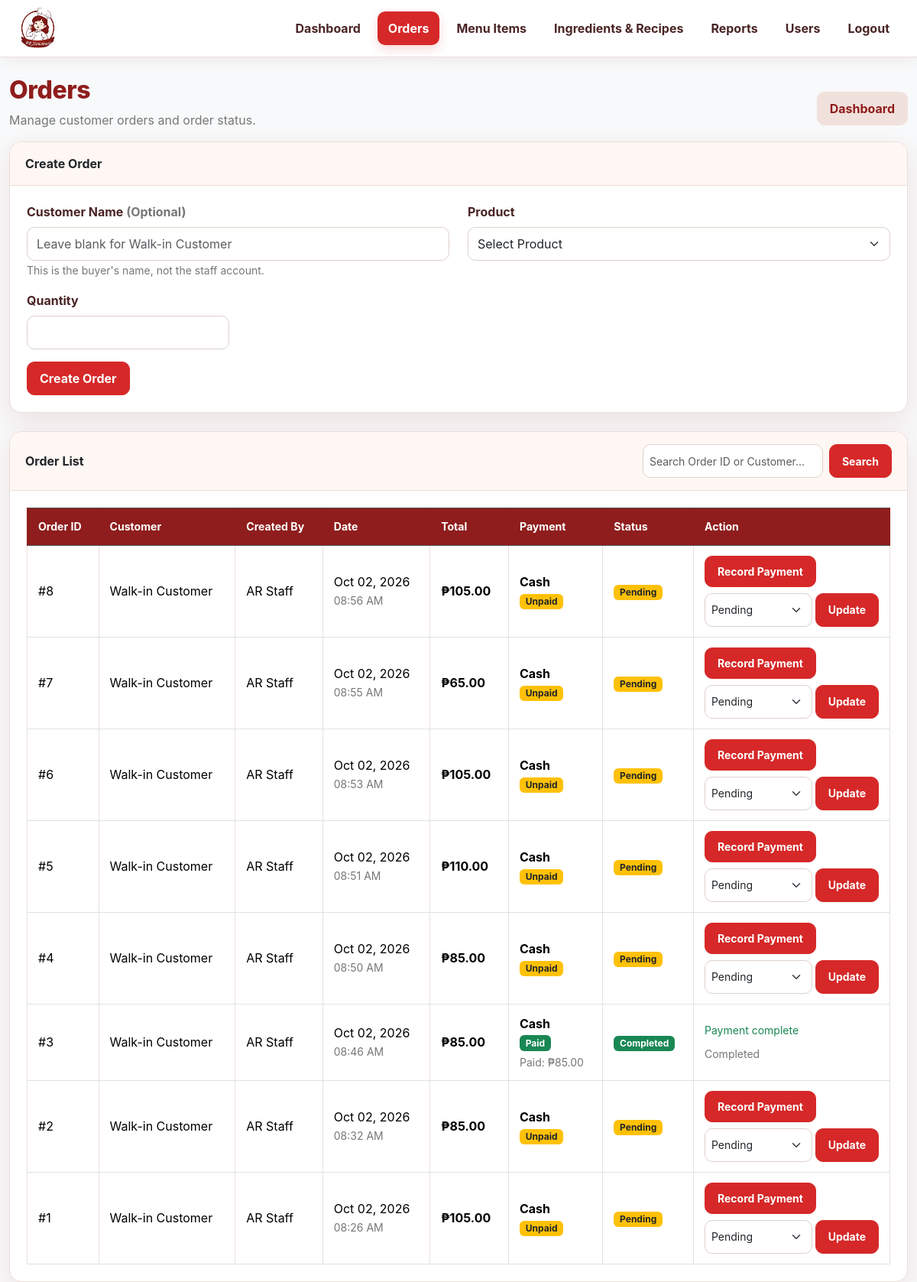
Screenshot of /orders.php (signed in) with the database file from the repository.
### tables this page shows
CREATE TABLE `orders` (
  `id` int(10) UNSIGNED NOT NULL,
  `user_id` int(10) UNSIGNED NOT NULL,
  `total_amount` decimal(10,2) NOT NULL DEFAULT 0.00,
  `status` enum('Pending','Preparing','Ready','Completed','Cancelled') NOT NULL DEFAULT 'Pending',
  `payment_method` varchar(50) NOT NULL DEFAULT 'Cash',
  `payment_status` varchar(30) NOT NULL DEFAULT 'Pending',
  `amount_paid` decimal(10,2) NOT NULL DEFAULT 0.00,
  `change_amount` decimal(10,2) NOT NULL DEFAULT 0.00,
  `order_date` timestamp NOT NULL DEFAULT current_timestamp()
);

CREATE TABLE `users` (
  `id` int(10) UNSIGNED NOT NULL,
  `username` varchar(100) NOT NULL,
  `password` varchar(255) NOT NULL,
  `fullname` varchar(150) NOT NULL,
  `role` enum('Administrator','Staff') NOT NULL DEFAULT 'Staff',
  `created_at` timestamp NOT NULL DEFAULT current_timestamp()
);

### orders.php (the view, shortened to what this page needs)
<?php
require_once "db.php";
$conn->query("ALTER TABLE orders ADD COLUMN IF NOT EXISTS customer_name VARCHAR(150) NULL AFTER user_id");
$search = isset($_GET['search']) ? trim($_GET['search']) : '';
if ($search != "") {
    $search_id = intval($search);
    $search_term = "%" . $search . "%";
    $stmt = $conn->prepare(
        "SELECT
            orders.id,
            orders.order_date,
            orders.total_amount,
            orders.customer_name,
            orders.status,
            orders.payment_method,
            orders.payment_status,
            orders.amount_paid,
            orders.change_amount,
            users.fullname AS created_by,
            users.username
         FROM orders
         INNER JOIN users
            ON orders.user_id = users.id
         WHERE orders.id = ?
            OR COALESCE(NULLIF(orders.customer_name, ''), 'Walk-in Customer') LIKE ?
            OR users.fullname LIKE ?
            OR users.username LIKE ?
         ORDER BY orders.id DESC"
    );
    $stmt->bind_param("isss", $search_id, $search_term, $search_term, $search_term);
    $stmt->execute();
    $orders = $stmt->get_result();
} else {
    $orders = $conn->query(
        "SELECT
            orders.id,
            orders.order_date,
            orders.total_amount,
            orders.customer_name,
            orders.status,
            orders.payment_method,
            orders.payment_status,
            orders.amount_paid,
            orders.change_amount,
            users.fullname AS created_by,
            users.username
         FROM orders
         INNER JOIN users
            ON orders.user_id = users.id
         ORDER BY orders.id DESC"
    );
}
?>
<!DOCTYPE html>
<html lang="en">
<head>
    <link
        href="https://cdn.jsdelivr.net/npm/bootstrap@5.3.3/dist/css/bootstrap.min.css"
        rel="stylesheet"
    >
    <link rel="stylesheet" href="style.css">
</head>
<body class="bg-light">
<div class="topbar">
    <div class="navbar-inner">
        <a href="index.php" class="logo"><img src="images/ar_logo.png" alt="AR Homemade"></a>
        <div class="nav-links">
            <?php if (($_SESSION['role'] ?? '') === 'Administrator'): ?>
            <a href="index.php">Dashboard</a>
            <a href="orders.php" class="active">Orders</a>
            <a href="products.php">Menu Items</a>
            <a href="inventory.php">Ingredients & Recipes</a>
            <a href="reports.php">Reports</a>
            <a href="users.php">Users</a>
            <?php else: ?>
            <a href="orders.php" class="active">Orders</a>
            <?php endif; ?>
            <a href="logout.php">Logout</a>
        </div>
    </div>
</div>
<div class="container mt-4">
    <div class="d-flex justify-content-between align-items-center">
        <div>
            <h2>Orders</h2>
            <p class="text-muted">
                Manage customer orders and order status.
            </p>
        </div>
        <a
            href="index.php"
            class="btn btn-secondary"
        >
            Dashboard
        </a>
    </div>
    <div class="card shadow-sm mb-4">
        <div class="card-header">
            <strong>Create Order</strong>
        </div>
        <div class="card-body">
            <form method="POST">
                <div class="row">
                    <div class="col-md-6 mb-3">
                        <label class="form-label" for="customer_name">Customer Name <span class="text-muted">(Optional)</span></label>
                        <input
                            type="text"
                            id="customer_name"
                            name="customer_name"
                            class="form-control"
                            maxlength="150"
                            placeholder="Leave blank for Walk-in Customer"
                        >
                        <small class="text-muted">This is the buyer's name, not the staff account.</small>
                    </div>
                    <div class="col-md-6 mb-3">
                        <label class="form-label">
                            Product
                        </label>
                        <select
                            name="product_id"
                            class="form-select"
                            required
                        >
                            <option value="">
                                Select Product
                            </option>
                        </select>
                    </div>
                    <div class="col-md-3 mb-3">
                        <label class="form-label">
                            Quantity
                        </label>
                        <input
                            type="number"
                            name="quantity"
                            class="form-control"
                            min="1"
                            required
                        >
                    </div>
                </div>
                <button
                    type="submit"
                    name="create_order"
                    class="btn btn-primary"
                >
                    Create Order
                </button>
            </form>
        </div>
    </div>
<div class="card shadow-sm">
    <div class="card-header">
        <div class="d-flex justify-content-between align-items-center">
            <strong>Order List</strong>
            <form method="GET" class="d-flex">
                <input
                    type="text"
                    name="search"
                    class="form-control form-control-sm me-2"
                    placeholder="Search Order ID or Customer..."
                    value="<?php echo isset($_GET['search']) ? htmlspecialchars($_GET['search']) : ''; ?>"
                >
                <button type="submit" class="btn btn-primary btn-sm">
                    Search
                </button>
            </form>
        </div>
    </div>
        <div class="card-body p-0">
            <div class="table-responsive">
                <table class="table table-bordered table-hover mb-0 orders-table">
                    <thead class="table-dark">
                        <tr>
                            <th>Order ID</th>
                            <th>Customer</th>
                            <th>Created By</th>
                            <th>Date</th>
                            <th>Total</th>
                            <th>Payment</th>
                            <th>Status</th>
                            <th>Action</th>
                        </tr>
                    </thead>
                    <tbody>
                    <?php if ($orders->num_rows > 0): ?>
                        <?php while ($row = $orders->fetch_assoc()): ?>
                            <?php
                                $total = (float)$row['total_amount'];
                                $amount_paid = (float)($row['amount_paid'] ?? 0);
                                $payment_status = $row['payment_status'] ?? 'Pending';
                            ?>
                            <tr>
                                <td>#<?php echo $row['id']; ?></td>
                                <td><?php echo htmlspecialchars(trim((string)($row['customer_name'] ?? '')) !== '' ? $row['customer_name'] : 'Walk-in Customer'); ?></td>
                                <td><?php echo htmlspecialchars($row['created_by']); ?></td>
                                <td>
                                    <?php echo date('M d, Y', strtotime($row['order_date'])); ?><br>
                                    <small class="text-muted"><?php echo date('h:i A', strtotime($row['order_date'])); ?></small>
                                </td>
                                <td class="fw-bold">
                                    ₱<?php echo number_format($total, 2); ?>
                                </td>
                                <td>
                                    <strong><?php echo htmlspecialchars($row['payment_method'] ?? 'Cash'); ?></strong><br>
                                    <?php if ($payment_status === 'Paid'): ?>
                                        <span class="badge bg-success">Paid</span>
                                        <div class="small text-muted mt-1">
                                            Paid: ₱<?php echo number_format($amount_paid, 2); ?><br>
                                        </div>
                                    <?php else: ?>
                                        <span class="badge bg-warning text-dark">Unpaid</span>
                                    <?php endif; ?>
                                </td>
                                <td>
                                    <?php if ($row['status'] == 'Pending'): ?>
                                        <span class="badge bg-warning text-dark">Pending</span>
                                    <?php elseif ($row['status'] == 'Preparing'): ?>
                                        <span class="badge bg-primary">Preparing</span>
                                    <?php elseif ($row['status'] == 'Ready'): ?>
                                        <span class="badge bg-info text-dark">Ready</span>
                                    <?php elseif ($row['status'] == 'Completed'): ?>
                                        <span class="badge bg-success">Completed</span>
                                    <?php else: ?>
                                        <span class="badge bg-danger">Cancelled</span>
                                    <?php endif; ?>
                                </td>
                                <td class="order-actions">
                                    <?php if ($payment_status !== 'Paid'): ?>
                                        <details class="payment-details mb-2">
                                            <summary class="btn btn-success btn-sm">Record Payment</summary>
                                        </details>
                                    <?php else: ?>
                                        <span class="text-success small d-block mb-2">Payment complete</span>
                                    <?php endif; ?>
                                    <?php if ($row['status'] !== 'Completed' && $row['status'] !== 'Cancelled'): ?>
                                        <form method="POST" class="d-flex gap-1">
                                            <select name="status" class="form-select form-select-sm">
                                                <option value="Pending" <?php echo ($row['status'] == 'Pending') ? 'selected' : ''; ?>>Pending</option>
                                            </select>
                                            <button type="submit" name="update_status" class="btn btn-primary btn-sm">
                                                Update
                                            </button>
                                        </form>
                                    <?php elseif ($row['status'] === 'Cancelled'): ?>
                                        <span class="text-muted small">Cancelled</span>
                                    <?php else: ?>
                                        <span class="text-muted small">Completed</span>
                                    <?php endif; ?>
                                </td>
                            </tr>
                        <?php endwhile; ?>
                    <?php else: ?>
                        <tr>
                            <td colspan="7" class="text-center">No orders found.</td>
                        </tr>
                    <?php endif; ?>
                    </tbody>
                </table>
            </div>
        </div>
    </div>
</div>
</body>
</html>

### style.css (style rules this page uses)
:root { --primary: #d62828; --primary-dark: #8f1d1d; --accent: #b71c1c; --cream: #faf7f4; --surface: #ffffff; --text: #2b1b18; --muted: #777777; --border: #eadfd9; --success: #2f7d5a; --danger: #b71c1c; --shadow: 0 12px 35px rgba(143, 29, 29, 0.10); --radius: 16px; }
* { box-sizing: border-box; }
body { background: var(--cream) !important; color: var(--text); font-family: Inter, "Segoe UI", Arial, sans-serif !important; }
.topbar { background: rgba(255, 255, 255, 0.94) !important; border-bottom: 1px solid var(--border) !important; box-shadow: 0 4px 18px rgba(80, 20, 20, 0.06); backdrop-filter: blur(14px); }
.navbar-inner { max-width: 1240px !important; min-height: 72px; padding: 10px 22px !important; }
.logo { display: flex !important; align-items: center; line-height: 0; }
.logo img { width: auto !important; height: 54px !important; max-width: 180px !important; object-fit: contain !important; border: 0 !important; border-radius: 50%; display: block; }
.nav-links { gap: 8px !important; flex-wrap: wrap; }
.nav-links a { color: #4a2424 !important; padding: 10px 14px !important; border-radius: 10px !important; font-weight: 700 !important; text-decoration: none !important; transition: all .2s ease; }
.nav-links a.active, .nav-links a.active-nav { background: var(--primary) !important; color: #fff !important; box-shadow: 0 5px 14px rgba(214, 40, 40, .18); }
.container { max-width: 1240px; }
.card { border: 1px solid var(--border) !important; border-radius: var(--radius) !important; box-shadow: var(--shadow) !important; overflow: hidden; }
.card-header { background: #fff7f3 !important; border-bottom: 1px solid var(--border) !important; padding: 16px 20px !important; }
.card-body { padding: 22px !important; }
.page-header h1, .container h1, .container h2 { color: var(--primary-dark); font-weight: 800; letter-spacing: -.4px; }
.text-muted { color: var(--muted) !important; }
.btn { border-radius: 10px !important; font-weight: 700 !important; padding: 9px 16px !important; transition: all .2s ease; }
.btn-primary, .btn-success { background: var(--primary) !important; border-color: var(--primary) !important; }
.btn-secondary { background: #f1e1dc !important; border-color: #f1e1dc !important; color: var(--primary-dark) !important; }
.form-control, .form-select { border: 1px solid #ddd0ca !important; border-radius: 10px !important; min-height: 44px; }
.form-label { color: #4a2424; font-weight: 700; }
.table { margin-bottom: 0; vertical-align: middle; }
.table thead th { background: var(--primary-dark) !important; color: #fff !important; border-color: var(--primary-dark) !important; font-size: .88rem; white-space: nowrap; }
.table td, .table th { padding: 13px 14px; border-color: var(--border); }

### orders.php (style rules this page uses)
.topbar { background: white; border-bottom: 1px solid #e5e5e5; position: sticky; top: 0; z-index: 1000; }
.navbar-inner { max-width: 1200px; margin: auto; padding: 15px 20px; display: flex; align-items: center; justify-content: space-between; }
.logo { font-size: 25px; font-weight: 800; color: #d62828; text-decoration: none; }
.nav-links { display: flex; align-items: center; gap: 25px; }
.nav-links a { text-decoration: none; color: #333; font-weight: 600; }
.nav-links a.active { background: #d62828; color: white !important; padding: 9px 18px; border-radius: 25px; }
.orders-table th, .orders-table td { vertical-align: middle; }
.order-actions { min-width: 210px; }
.payment-details summary { list-style: none; cursor: pointer; display: inline-block; }

### rows the page displays
orders: id "8", customer_name "Walk-in Customer", user.fullname "AR Staff", order_date "Oct 02, 2026", order_date "08:56 AM", total_amount "105.00", payment_method "Cash", payment_status "Unpaid", shows "Pending", status "Pending"
orders: id "7", customer_name "Walk-in Customer", user.fullname "AR Staff", order_date "Oct 02, 2026", order_date "08:55 AM", total_amount "65.00", payment_method "Cash", payment_status "Unpaid", shows "Pending", status "Pending"
orders: id "6", customer_name "Walk-in Customer", user.fullname "AR Staff", order_date "Oct 02, 2026", order_date "08:53 AM", total_amount "105.00", payment_method "Cash", payment_status "Unpaid", shows "Pending", status "Pending"
orders: id "5", customer_name "Walk-in Customer", user.fullname "AR Staff", order_date "Oct 02, 2026", order_date "08:51 AM", total_amount "110.00", payment_method "Cash", payment_status "Unpaid", shows "Pending", status "Pending"
orders: id "4", customer_name "Walk-in Customer", user.fullname "AR Staff", order_date "Oct 02, 2026", order_date "08:50 AM", total_amount "85.00", payment_method "Cash", payment_status "Unpaid", shows "Pending", status "Pending"
orders: id "3", customer_name "Walk-in Customer", user.fullname "AR Staff", order_date "Oct 02, 2026", order_date "08:46 AM", total_amount "85.00", payment_method "Cash", amount_paid "85.00", status "Completed", payment_status "Payment complete"
orders: id "2", customer_name "Walk-in Customer", user.fullname "AR Staff", order_date "Oct 02, 2026", order_date "08:32 AM", total_amount "85.00", payment_method "Cash", payment_status "Unpaid", shows "Pending", status "Pending"
orders: id "1", customer_name "Walk-in Customer", user.fullname "AR Staff", order_date "Oct 02, 2026", order_date "08:26 AM", total_amount "105.00", payment_method "Cash", payment_status "Unpaid", shows "Pending", status "Pending"
